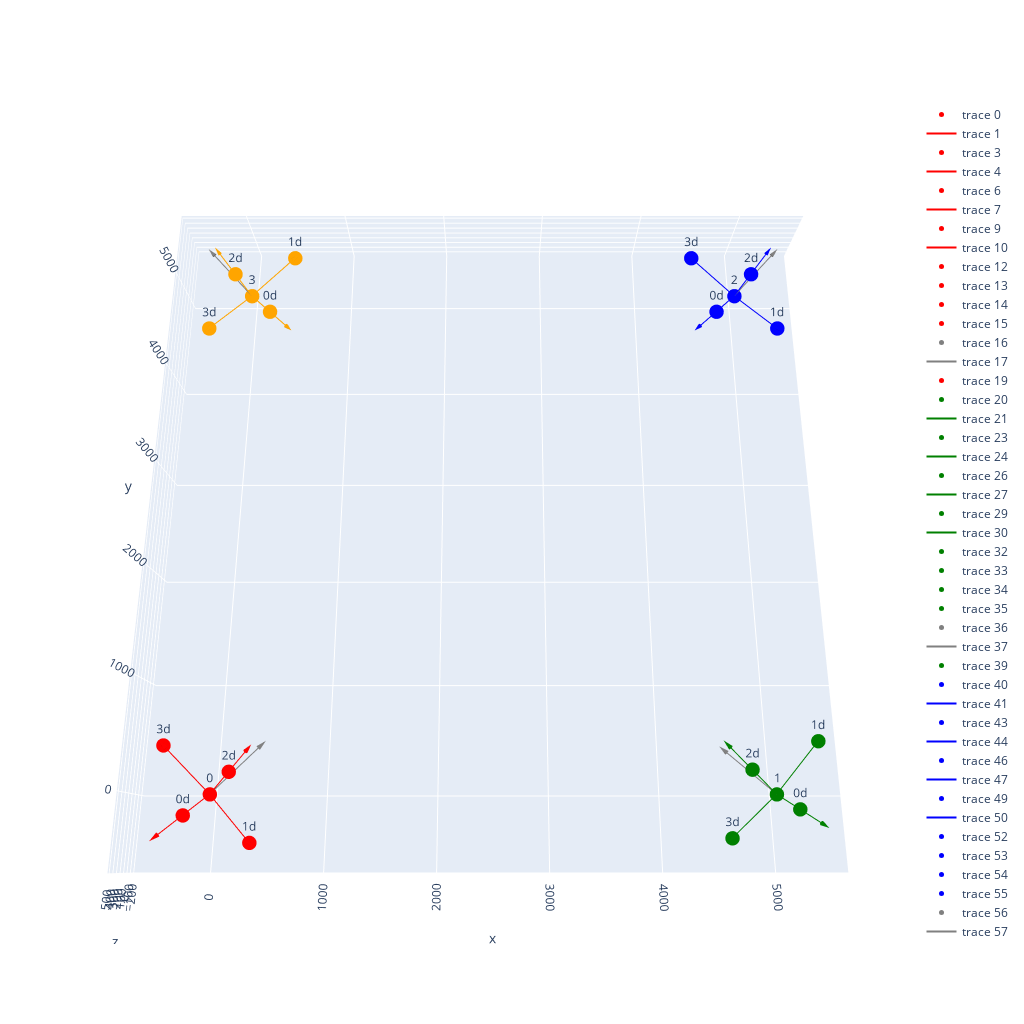

The notebook cell saved with this chart:
### Markdown cell above
# Make and Plot some LMC
the grey arrow points in the LMC forward direction

### Code cell
fig = go.Figure()

LMC_H = 600
LMC_alpha1 = (180-150) / 2 * np.pi / 180
LMC_alpha2 = (180-120) / 2 * np.pi / 180

LMC0 = make_LMC(LMC_loc=[0,0,0], LMC_orient=[0, 0, -45], LMC_H=LMC_H, LMC_alpha1=LMC_alpha1, LMC_alpha2=LMC_alpha2)
LMC1 = make_LMC(LMC_loc=[5000,0,0], LMC_orient=[-20, 0, 45], LMC_H=LMC_H, LMC_alpha1=LMC_alpha1, LMC_alpha2=LMC_alpha2)
LMC2 = make_LMC(LMC_loc=[5000,5000,0], LMC_orient=[20, 0, -45], LMC_H=LMC_H, LMC_alpha1=LMC_alpha1, LMC_alpha2=LMC_alpha2)
LMC3 = make_LMC(LMC_loc=[0,5000,0], LMC_orient=[20, 0, 45], LMC_H=LMC_H, LMC_alpha1=LMC_alpha1, LMC_alpha2=LMC_alpha2)

fig = plotLMC(fig, LMC0, color='red', name='0')
fig = plotLMC(fig, LMC1, color='green', name='1')
fig = plotLMC(fig, LMC2, color='blue', name='2')
fig = plotLMC(fig, LMC3, color='orange', name='3')

fig.show()

### Figure 1 — Plotly figure (JSON) as saved in the notebook; plotly's stock layout.template omitted (floating-point values rounded to 4 significant figures)
{"data": [{"marker": {"color": "red", "size": 5}, "mode": "markers+text", "type": "scatter3d", "x": [0], "y": [0], "z": [0]}, {"line": {"color": "red", "width": 2}, "mode": "lines", "type": "scatter3d", "x": [0, -367.4, null], "y": [0, -367.4, null], "z": [0, 300.0, null]}, {"colorscale": [[0, "red"], [1, "red"]], "showlegend": false, "showscale": false, "type": "cone", "u": [-110.2], "v": [-110.2], "w": [90.0], "x": [-360.1], "y": [-360.1], "z": [294.0]}, {"marker": {"color": "red", "size": 5}, "mode": "markers+text", "type": "scatter3d", "x": [0], "y": [0], "z": [0]}, {"line": {"color": "red", "width": 2}, "mode": "lines", "type": "scatter3d", "x": [0, 409.8, null], "y": [0, -409.8, null], "z": [0, 155.3, null]}, {"colorscale": [[0, "red"], [1, "red"]], "showlegend": false, "showscale": false, "type": "cone", "u": [122.9], "v": [-122.9], "w": [46.59], "x": [401.6], "y": [-401.6], "z": [152.2]}, {"marker": {"color": "red", "size": 5}, "mode": "markers+text", "type": "scatter3d", "x": [0], "y": [0], "z": [0]}, {"line": {"color": "red", "width": 2}, "mode": "lines", "type": "scatter3d", "x": [0, 367.4, null], "y": [0, 367.4, null], "z": [0, 300.0, null]}, {"colorscale": [[0, "red"], [1, "red"]], "showlegend": false, "showscale": false, "type": "cone", "u": [110.2], "v": [110.2], "w": [90.0], "x": [360.1], "y": [360.1], "z": [294.0]}, {"marker": {"color": "red", "size": 5}, "mode": "markers+text", "type": "scatter3d", "x": [0], "y": [0], "z": [0]}, {"line": {"color": "red", "width": 2}, "mode": "lines", "type": "scatter3d", "x": [0, -409.8, null], "y": [0, 409.8, null], "z": [0, 155.3, null]}, {"colorscale": [[0, "red"], [1, "red"]], "showlegend": false, "showscale": false, "type": "cone", "u": [-122.9], "v": [122.9], "w": [46.59], "x": [-401.6], "y": [401.6], "z": [152.2]}, {"marker": {"color": "red", "size": 5}, "mode": "markers+text", "text": "0d", "type": "scatter3d", "x": [-183.7], "y": [-183.7], "z": [150.0]}, {"marker": {"color": "red", "size": 5}, "mode": "markers+text", "text": "1d", "type": "scatter3d", "x": [409.8], "y": [-409.8], "z": [155.3]}, {"marker": {"color": "red", "size": 5}, "mode": "markers+text", "text": "2d", "type": "scatter3d", "x": [183.7], "y": [183.7], "z": [150.0]}, {"marker": {"color": "red", "size": 5}, "mode": "markers+text", "text": "3d", "type": "scatter3d", "x": [-409.8], "y": [409.8], "z": [155.3]}, {"marker": {"color": "gray", "size": 5}, "mode": "markers+text", "type": "scatter3d", "x": [0], "y": [0], "z": [0]}, {"line": {"color": "gray", "width": 2}, "mode": "lines", "type": "scatter3d", "x": [0, 424.3, null], "y": [0, 424.3, null], "z": [0, 0, null]}, {"colorscale": [[0, "gray"], [1, "gray"]], "showlegend": false, "showscale": false, "type": "cone", "u": [127.3], "v": [127.3], "w": [0], "x": [415.8], "y": [415.8], "z": [0]}, {"marker": {"color": "red", "size": 5}, "mode": "markers+text", "text": "0", "type": "scatter3d", "x": [0], "y": [0], "z": [0]}, {"marker": {"color": "green", "size": 5}, "mode": "markers+text", "type": "scatter3d", "x": [5000], "y": [0], "z": [0]}, {"line": {"color": "green", "width": 2}, "mode": "lines", "type": "scatter3d", "x": [5000, 5273.0, null], "y": [0, -272.7, null], "z": [0, 459.6, null]}, {"colorscale": [[0, "green"], [1, "green"]], "showlegend": false, "showscale": false, "type": "cone", "u": [81.81], "v": [-81.81], "w": [137.9], "x": [5267.0], "y": [-267.3], "z": [450.4]}, {"marker": {"color": "green", "size": 5}, "mode": "markers+text", "type": "scatter3d", "x": [5000], "y": [0], "z": [0]}, {"line": {"color": "green", "width": 2}, "mode": "lines", "type": "scatter3d", "x": [5000, 5372.0, null], "y": [0, 447.4, null], "z": [0, 145.9, null]}, {"colorscale": [[0, "green"], [1, "green"]], "showlegend": false, "showscale": false, "type": "cone", "u": [111.7], "v": [134.2], "w": [43.78], "x": [5365.0], "y": [438.4], "z": [143.0]}, {"marker": {"color": "green", "size": 5}, "mode": "markers+text", "type": "scatter3d", "x": [5000], "y": [0], "z": [0]}, {"line": {"color": "green", "width": 2}, "mode": "lines", "type": "scatter3d", "x": [5000, 4582.0, null], "y": [0, 417.8, null], "z": [0, 104.2, null]}, {"colorscale": [[0, "green"], [1, "green"]], "showlegend": false, "showscale": false, "type": "cone", "u": [-125.3], "v": [125.3], "w": [31.26], "x": [4591.0], "y": [409.5], "z": [102.1]}, {"marker": {"color": "green", "size": 5}, "mode": "markers+text", "type": "scatter3d", "x": [5000], "y": [0], "z": [0]}, {"line": {"color": "green", "width": 2}, "mode": "lines", "type": "scatter3d", "x": [5000, 4553.0, null], "y": [0, -372.3, null], "z": [0, 145.9, null]}, {"colorscale": [[0, "green"], [1, "green"]], "showlegend": false, "showscale": false, "type": "cone", "u": [-134.2], "v": [-111.7], "w": [43.78], "x": [4562.0], "y": [-364.8], "z": [143.0]}, {"marker": {"color": "green", "size": 5}, "mode": "markers+text", "text": "0d", "type": "scatter3d", "x": [5136.0], "y": [-136.4], "z": [229.8]}, {"marker": {"color": "green", "size": 5}, "mode": "markers+text", "text": "1d", "type": "scatter3d", "x": [5372.0], "y": [447.4], "z": [145.9]}, {"marker": {"color": "green", "size": 5}, "mode": "markers+text", "text": "2d", "type": "scatter3d", "x": [4791.0], "y": [208.9], "z": [52.09]}, {"marker": {"color": "green", "size": 5}, "mode": "markers+text", "text": "3d", "type": "scatter3d", "x": [4553.0], "y": [-372.3], "z": [145.9]}, {"marker": {"color": "gray", "size": 5}, "mode": "markers+text", "type": "scatter3d", "x": [5000], "y": [0], "z": [0]}, {"line": {"color": "gray", "width": 2}, "mode": "lines", "type": "scatter3d", "x": [5000, 4601.0, null], "y": [0, 398.7, null], "z": [0, -205.2, null]}, {"colorscale": [[0, "gray"], [1, "gray"]], "showlegend": false, "showscale": false, "type": "cone", "u": [-119.6], "v": [119.6], "w": [-61.56], "x": [4609.0], "y": [390.7], "z": [-201.1]}, {"marker": {"color": "green", "size": 5}, "mode": "markers+text", "text": "1", "type": "scatter3d", "x": [5000], "y": [0], "z": [0]}, {"marker": {"color": "blue", "size": 5}, "mode": "markers+text", "type": "scatter3d", "x": [5000], "y": [5000], "z": [0]}, {"line": {"color": "blue", "width": 2}, "mode": "lines", "type": "scatter3d", "x": [5000, 4582.0, null], "y": [5000, 4582.0, null], "z": [0, 104.2, null]}, {"colorscale": [[0, "blue"], [1, "blue"]], "showlegend": false, "showscale": false, "type": "cone", "u": [-125.3], "v": [-125.3], "w": [31.26], "x": [4591.0], "y": [4591.0], "z": [102.1]}, {"marker": {"color": "blue", "size": 5}, "mode": "markers+text", "type": "scatter3d", "x": [5000], "y": [5000], "z": [0]}, {"line": {"color": "blue", "width": 2}, "mode": "lines", "type": "scatter3d", "x": [5000, 5372.0, null], "y": [5000, 4553.0, null], "z": [0, 145.9, null]}, {"colorscale": [[0, "blue"], [1, "blue"]], "showlegend": false, "showscale": false, "type": "cone", "u": [111.7], "v": [-134.2], "w": [43.78], "x": [5365.0], "y": [4562.0], "z": [143.0]}, {"marker": {"color": "blue", "size": 5}, "mode": "markers+text", "type": "scatter3d", "x": [5000], "y": [5000], "z": [0]}, {"line": {"color": "blue", "width": 2}, "mode": "lines", "type": "scatter3d", "x": [5000, 5273.0, null], "y": [5000, 5273.0, null], "z": [0, 459.6, null]}, {"colorscale": [[0, "blue"], [1, "blue"]], "showlegend": false, "showscale": false, "type": "cone", "u": [81.81], "v": [81.81], "w": [137.9], "x": [5267.0], "y": [5267.0], "z": [450.4]}, {"marker": {"color": "blue", "size": 5}, "mode": "markers+text", "type": "scatter3d", "x": [5000], "y": [5000], "z": [0]}, {"line": {"color": "blue", "width": 2}, "mode": "lines", "type": "scatter3d", "x": [5000, 4553.0, null], "y": [5000, 5372.0, null], "z": [0, 145.9, null]}, {"colorscale": [[0, "blue"], [1, "blue"]], "showlegend": false, "showscale": false, "type": "cone", "u": [-134.2], "v": [111.7], "w": [43.78], "x": [4562.0], "y": [5365.0], "z": [143.0]}, {"marker": {"color": "blue", "size": 5}, "mode": "markers+text", "text": "0d", "type": "scatter3d", "x": [4791.0], "y": [4791.0], "z": [52.09]}, {"marker": {"color": "blue", "size": 5}, "mode": "markers+text", "text": "1d", "type": "scatter3d", "x": [5372.0], "y": [4553.0], "z": [145.9]}, {"marker": {"color": "blue", "size": 5}, "mode": "markers+text", "text": "2d", "type": "scatter3d", "x": [5136.0], "y": [5136.0], "z": [229.8]}, {"marker": {"color": "blue", "size": 5}, "mode": "markers+text", "text": "3d", "type": "scatter3d", "x": [4553.0], "y": [5372.0], "z": [145.9]}, {"marker": {"color": "gray", "size": 5}, "mode": "markers+text", "type": "scatter3d", "x": [5000], "y": [5000], "z": [0]}, {"line": {"color": "gray", "width": 2}, "mode": "lines", "type": "scatter3d", "x": [5000, 5399.0, null], "y": [5000, 5399.0, null], "z": [0, 205.2, null]}, {"colorscale": [[0, "gray"], [1, "gray"]], "showlegend": false, "showscale": false, "type": "cone", "u": [119.6], "v": [119.6], "w": [61.56], "x": [5391.0], "y": [5391.0], "z": [201.1]}, {"marker": {"color": "blue", "size": 5}, "mode": "markers+text", "text": "2", "type": "scatter3d", "x": [5000], "y": [5000], "z": [0]}, {"marker": {"color": "orange", "size": 5}, "mode": "markers+text", "type": "scatter3d", "x": [0], "y": [5000], "z": [0]}, {"line": {"color": "orange", "width": 2}, "mode": "lines", "type": "scatter3d", "x": [0, 417.8, null], "y": [5000, 4582.0, null], "z": [0, 104.2, null]}, {"colorscale": [[0, "orange"], [1, "orange"]], "showlegend": false, "showscale": false, "type": "cone", "u": [125.3], "v": [-125.3], "w": [31.26], "x": [409.5], "y": [4591.0], "z": [102.1]}, {"marker": {"color": "orange", "size": 5}, "mode": "markers+text", "type": "scatter3d", "x": [0], "y": [5000], "z": [0]}, {"line": {"color": "orange", "width": 2}, "mode": "lines", "type": "scatter3d", "x": [0, 447.4, null], "y": [5000, 5372.0, null], "z": [0, 145.9, null]}, {"colorscale": [[0, "orange"], [1, "orange"]], "showlegend": false, "showscale": false, "type": "cone", "u": [134.2], "v": [111.7], "w": [43.78], "x": [438.4], "y": [5365.0], "z": [143.0]}, {"marker": {"color": "orange", "size": 5}, "mode": "markers+text", "type": "scatter3d", "x": [0], "y": [5000], "z": [0]}, {"line": {"color": "orange", "width": 2}, "mode": "lines", "type": "scatter3d", "x": [0, -272.7, null], "y": [5000, 5273.0, null], "z": [0, 459.6, null]}, {"colorscale": [[0, "orange"], [1, "orange"]], "showlegend": false, "showscale": false, "type": "cone", "u": [-81.81], "v": [81.81], "w": [137.9], "x": [-267.3], "y": [5267.0], "z": [450.4]}, {"marker": {"color": "orange", "size": 5}, "mode": "markers+text", "type": "scatter3d", "x": [0], "y": [5000], "z": [0]}, {"line": {"color": "orange", "width": 2}, "mode": "lines", "type": "scatter3d", "x": [0, -372.3, null], "y": [5000, 4553.0, null], "z": [0, 145.9, null]}, {"colorscale": [[0, "orange"], [1, "orange"]], "showlegend": false, "showscale": false, "type": "cone", "u": [-111.7], "v": [-134.2], "w": [43.78], "x": [-364.8], "y": [4562.0], "z": [143.0]}, {"marker": {"color": "orange", "size": 5}, "mode": "markers+text", "text": "0d", "type": "scatter3d", "x": [208.9], "y": [4791.0], "z": [52.09]}, {"marker": {"color": "orange", "size": 5}, "mode": "markers+text", "text": "1d", "type": "scatter3d", "x": [447.4], "y": [5372.0], "z": [145.9]}, {"marker": {"color": "orange", "size": 5}, "mode": "markers+text", "text": "2d", "type": "scatter3d", "x": [-136.4], "y": [5136.0], "z": [229.8]}, {"marker": {"color": "orange", "size": 5}, "mode": "markers+text", "text": "3d", "type": "scatter3d", "x": [-372.3], "y": [4553.0], "z": [145.9]}, {"marker": {"color": "gray", "size": 5}, "mode": "markers+text", "type": "scatter3d", "x": [0], "y": [5000], "z": [0]}, {"line": {"color": "gray", "width": 2}, "mode": "lines", "type": "scatter3d", "x": [0, -398.7, null], "y": [5000, 5399.0, null], "z": [0, 205.2, null]}, {"colorscale": [[0, "gray"], [1, "gray"]], "showlegend": false, "showscale": false, "type": "cone", "u": [-119.6], "v": [119.6], "w": [61.56], "x": [-390.7], "y": [5391.0], "z": [201.1]}, {"marker": {"color": "orange", "size": 5}, "mode": "markers+text", "text": "3", "type": "scatter3d", "x": [0], "y": [5000], "z": [0]}], "layout": {"height": 1024, "scene": {"aspectmode": "data", "aspectratio": {"x": 1, "y": 1, "z": 1}, "camera": {"center": {"x": 0, "y": 0, "z": 0}, "eye": {"x": 0, "y": -1, "z": 3}, "up": {"x": 0, "y": -30, "z": 40}}}, "width": 1024}}
